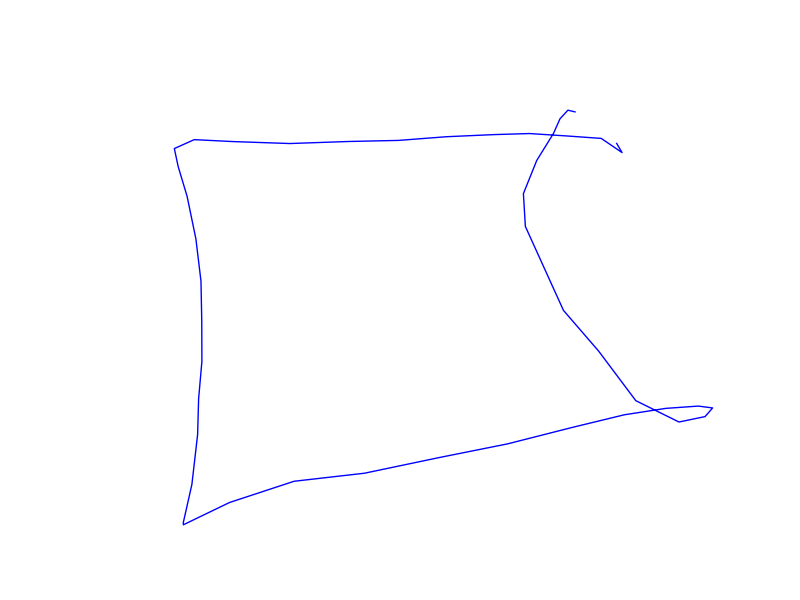
#> input picture shape/square-1.png, 800 x 600 px
$ python shape-rec.py
#> lines starting #> are read from the running program, lines starting #| are printed output that depends on the picture; after the words box and inside, x2 and y2 are one past the last pixel; in counts of white or black regions, pixels touching at a corner belong together
import cv2
import numpy as np

font = cv2.FONT_HERSHEY_COMPLEX

img = cv2.imread("./shape/square-1.png", cv2.IMREAD_GRAYSCALE)
#> img: shape (600, 800); min 29, max 255, mean 253.8
_, threshold = cv2.threshold(img, 240, 255, cv2.THRESH_BINARY)
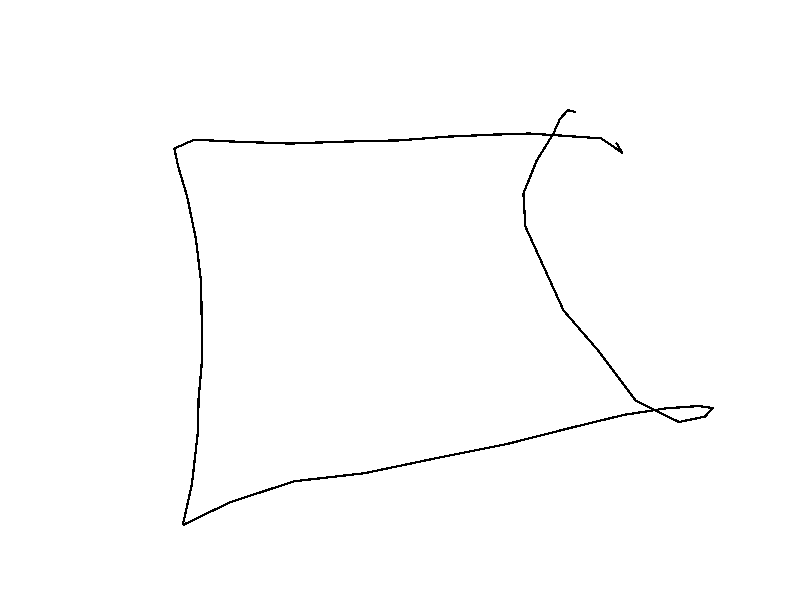
#> threshold: shape (600, 800); 99.1% white; black in thin lines or dots, all inside (x1, y1, x2, y2) = (173, 109, 714, 526)
contours, _ = cv2.findContours(threshold, cv2.RETR_TREE, cv2.CHAIN_APPROX_SIMPLE)
#> contours = 4 contours; box (x1, y1, x2, y2) and area: (0, 0, 800, 600) 478601, (172, 108, 715, 527) 126132, (176, 135, 651, 523) 119922, (659, 407, 710, 421) 367

for cnt in contours:
    approx = cv2.approxPolyDP(cnt, 0.01*cv2.arcLength(cnt, True), True)
    cv2.drawContours(img, [approx], 0, (0), 5)
    x = approx.ravel()[0]
    y = approx.ravel()[1]
    shape="undefined"
    if len(approx) == 3:
        shape="triangle"
        cv2.putText(img, "Triangle", (x, y), font, 1, (0))
    elif len(approx) == 4:
        shape="Rectangle"
        cv2.putText(img, "Rectangle", (x, y), font, 1, (0))
    elif len(approx) == 5:
        shape="Pentagon"
        cv2.putText(img, "Pentagon", (x, y), font, 1, (0))
    elif 6 < len(approx) < 15:
        shape="Ellipse"
        cv2.putText(img, "Ellipse", (x, y), font, 1, (0))
    else:
        shape="Circle"
        cv2.putText(img, "Circle", (x, y), font, 1, (0))
    print("Shape = ", shape)
    print("Length = ", len(approx))
#> this loop made 4 passes
#> (approx, x, y, shape) on pass 1: ([[0, 0], [0, 599], [799, 599], [799, 0]], 0, 0, 'Rectangle')
#> (x, y, shape) on passes 2 to 4: (619, 144, 'Ellipse'), (709, 409, 'Pentagon'), (549, 136, 'Circle')
#| Shape =  Rectangle
#| Length =  4
#| Shape =  Ellipse
#| Length =  11
#| Shape =  Pentagon
#| Length =  5
#| Shape =  Circle
#| Length =  6
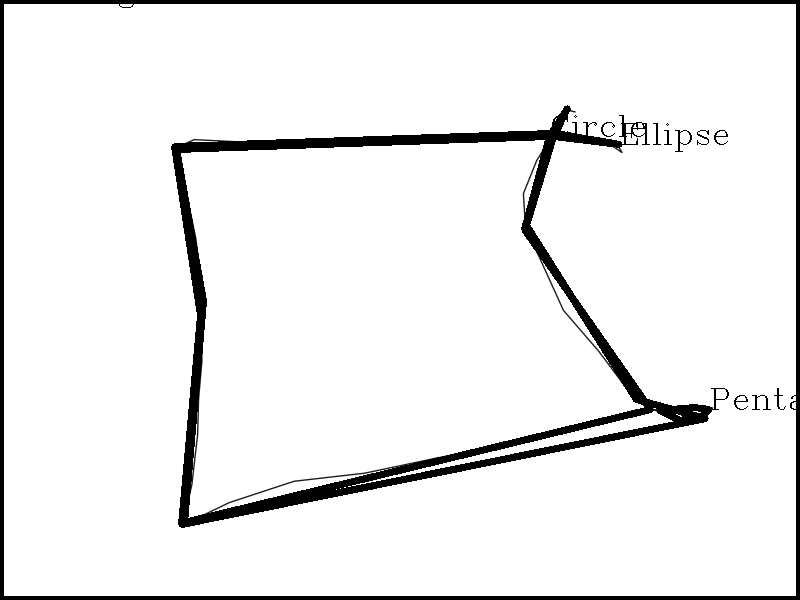
#> img: shape (600, 800); min 0, max 255, mean 238.1

cv2.imshow("shapes", img)
cv2.waitKey(0)
cv2.destroyAllWindows()

$ run again, with shape/circle-1.png copied over shape/square-1.png
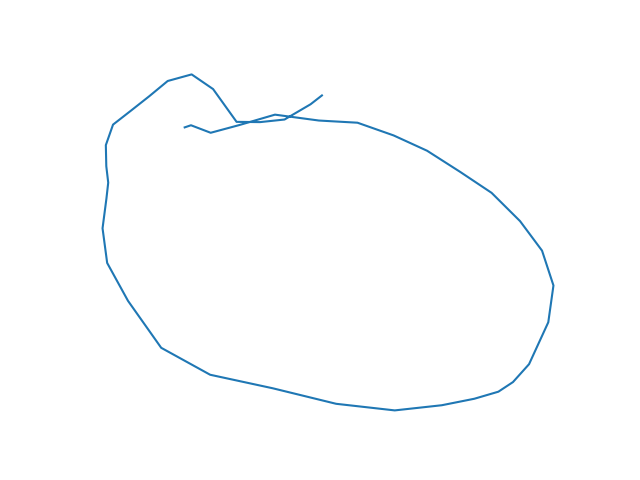
#> input picture shape/circle-1.png, 640 x 480 px
#> `_, threshold = cv2.threshold(img, 240, 255, cv2.THRESH_BINARY)`:
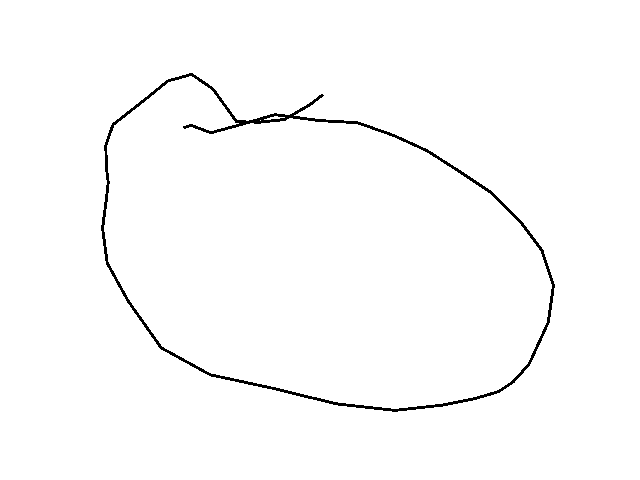
#> threshold: shape (480, 640); 98.7% white; black in thin lines or dots, all inside (x1, y1, x2, y2) = (101, 73, 555, 412)
#> contours = 5 contours, 2 with area under 20; largest, box (x1, y1, x2, y2) and area: (0, 0, 640, 480) 306081, (100, 72, 556, 413) 109874, (104, 76, 552, 409) 104535
#> the loop `for cnt in contours:` made 5 passes
#> (approx, x, y, shape) on pass 1: ([[0, 0], [0, 479], [639, 479], [639, 0]], 0, 0, 'Rectangle')
#> (printed output is left out)
#> after the loop `for cnt in contours:`:
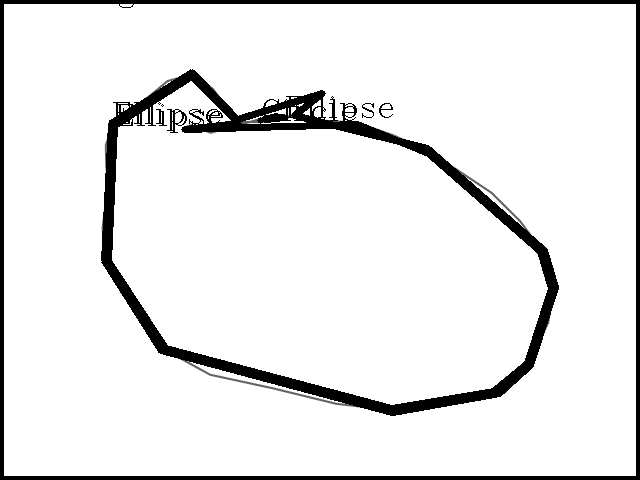
#> img: shape (480, 640); min 0, max 255, mean 234.2
